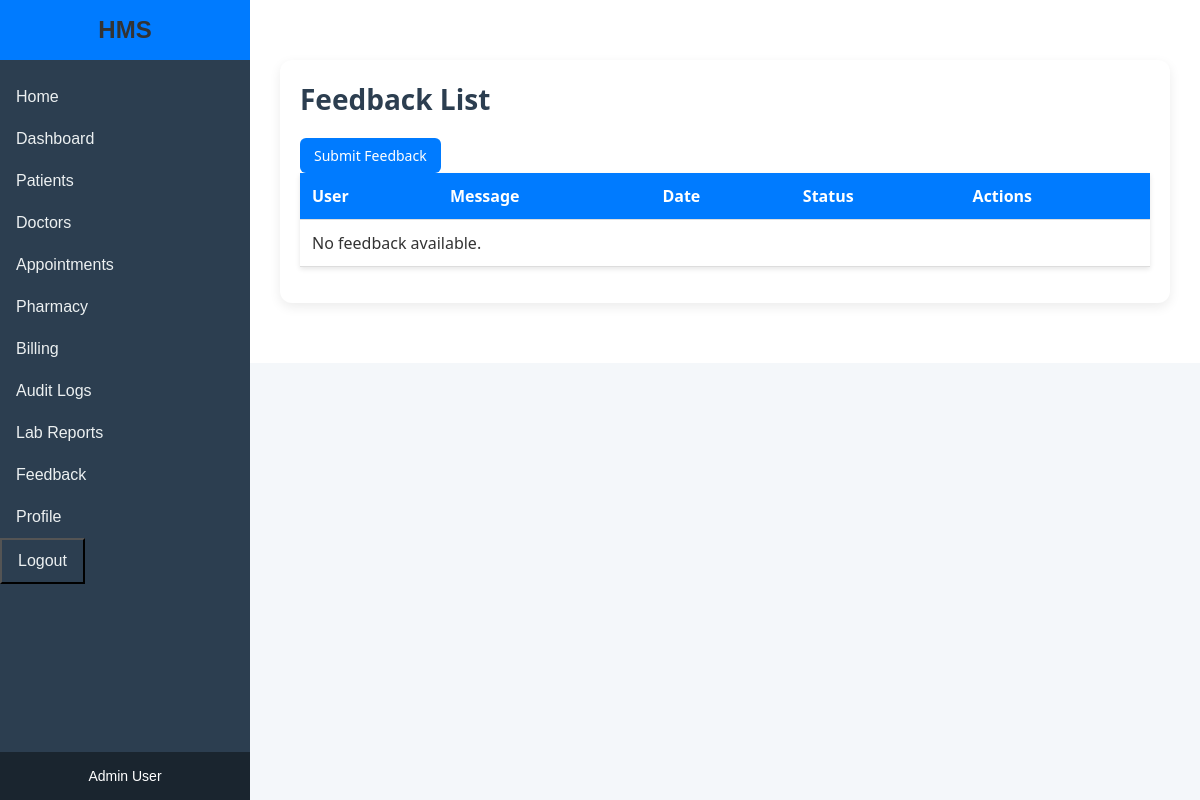
Before: /feedback/ (signed in) with the older database file.
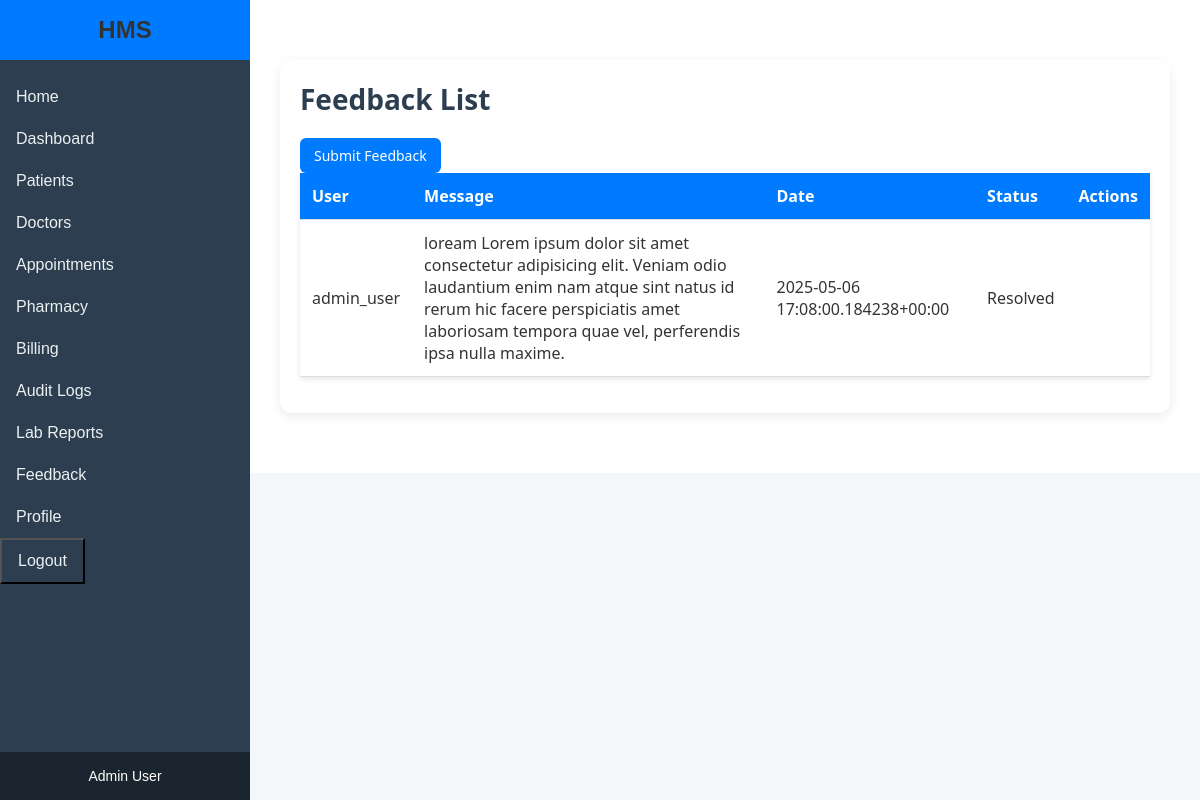
After: the same page with the newer database file.
### core/models.py (models this page shows, shortened)
class Feedback(models.Model):
    user = models.ForeignKey(User, on_delete=models.CASCADE)
    message = models.TextField()
    created_at = models.DateTimeField(auto_now_add=True)
    is_resolved = models.BooleanField(default=False)

### core/views.py (the view)
# urls.py: path('feedback/', views.feedback_list, name='feedback_list'),
@login_required
@user_passes_test(is_admin_or_doctor)
def feedback_list(request):
    if request.user.groups.filter(name='Admin').exists():
        feedbacks = Feedback.objects.all().order_by('-created_at')
    else:
        feedbacks = Feedback.objects.filter(user=request.user).order_by('-created_at')
    return render(request, 'feedback_list.html', {'feedbacks': feedbacks})

### core/views.py (called while the page is built)
def is_admin_or_doctor(user):
    return user.groups.filter(name='Admin').exists() or user.groups.filter(name='Doctor').exists()

### templates/feedback_list.html (shortened to what this page needs)
{% extends 'base.html' %}
{% block content %}
    <div class="content-wrapper">
        <h2 class="table-title">Feedback List</h2>
        {% if user.groups.all.0.name == 'Admin' %}
            <a href="{% url 'submit_feedback' %}" class="btn btn-primary"> Submit Feedback</a>
        {% endif %}
        <table class="data-table">
            <thead>
                <tr>
                    <th>User</th>
                    <th>Message</th>
                    <th>Date</th>
                    <th>Status</th>
                    {% if user.groups.all.0.name == 'Admin' %}
                        <th>Actions</th>
                    {% endif %}
                </tr>
            </thead>
            <tbody>
                {% for feedback in feedbacks %}
                    <tr>
                        <td>{{ feedback.user.username|escape }}</td>
                        <td>{{ feedback.message|escape }}</td>
                        <td>{{ feedback.created_at|escape }}</td>
                        <td>
                            {% if feedback.is_resolved %}
                                Resolved
                            {% else %}
                                Unresolved
                            {% endif %}
                        </td>
                        {% if user.groups.all.0.name == 'Admin' %}
                            <td>
                            </td>
                        {% endif %}
                    </tr>
                {% empty %}
                    <tr>
                        <td colspan="{% if user.groups.all.0.name == 'Admin' %}5{% else %}4{% endif %}">No feedback available.</td>
                    </tr>
                {% endfor %}
            </tbody>
        </table>
    </div>
{% endblock %}

Changed rows visible on the page:
added Feedback: user.username "admin_user", message "loream Lorem ipsum dolor sit amet consectetur adipisicing elit. Veniam odio laudantium enim nam atque sint natus id rerum hic facere perspiciatis amet laboriosam tempora quae vel, perferendis ipsa nulla maxime.", created_at "2025-05-06 17:08:00.184238+00:00", is_resolved "Resolved"
Other visible differences:
text no longer shown: "No feedback available."
